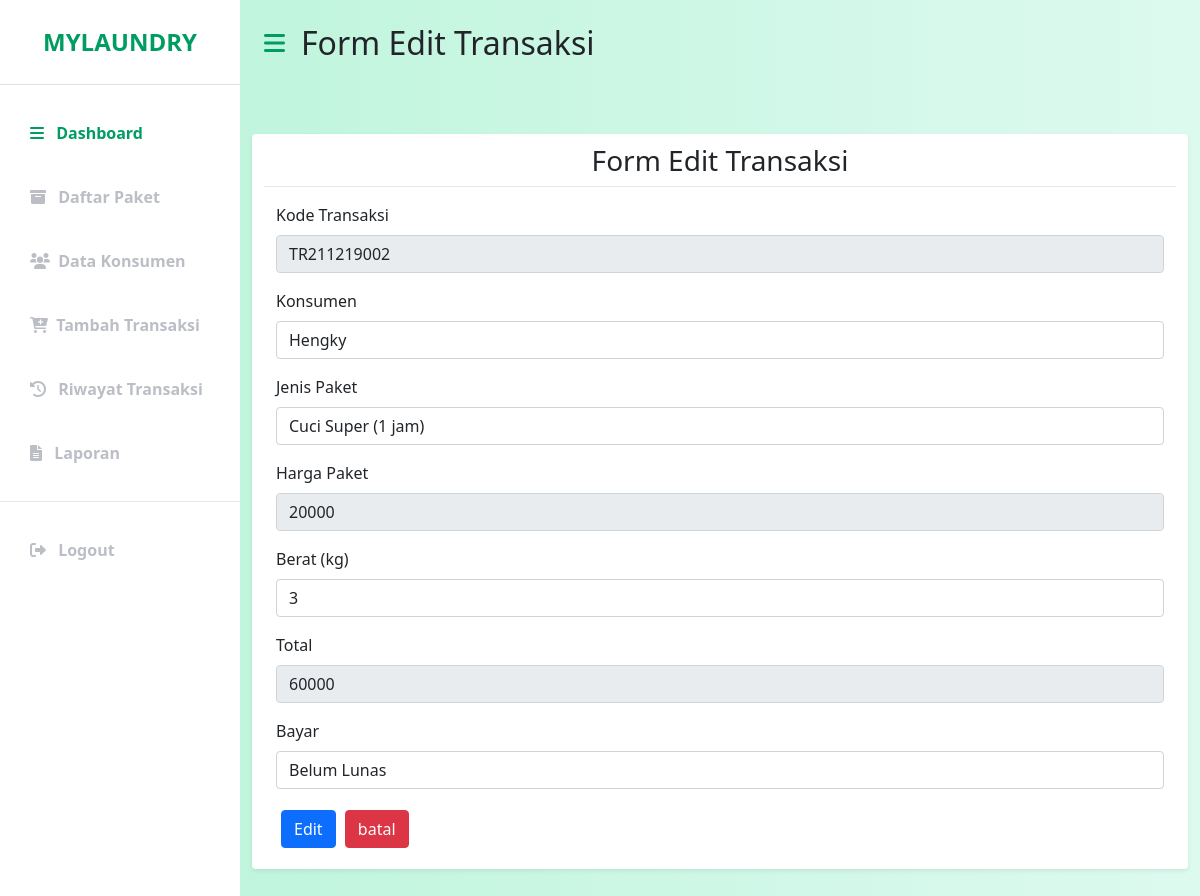
The page /transaksi/edit_transaksi/TR211219002 on the database its author committed.
### tables this page shows
CREATE TABLE `transaksi` (
  `kode_transaksi` varchar(20) NOT NULL,
  `kode_konsumen` varchar(12) NOT NULL,
  `kode_paket` varchar(12) NOT NULL,
  `tgl_masuk` datetime NOT NULL,
  `tgl_ambil` datetime NOT NULL,
  `berat` int(10) NOT NULL,
  `grand_total` int(12) NOT NULL,
  `bayar` varchar(20) NOT NULL,
  `status` varchar(20) NOT NULL
);

CREATE TABLE `paket` (
  `kode_paket` varchar(20) NOT NULL,
  `nama_paket` varchar(50) NOT NULL,
  `harga_paket` varchar(20) NOT NULL
);

### application/controllers/Transaksi.php (called while the page is built, shortened)
<?php
class Transaksi extends CI_Controller
{
    public function __construct()
    {
        $this->load->model('m_transaksi');
    }
    public function edit_transaksi($kode_transaksi)
    {
        $isi['content'] = 'backend/transaksi/edit_transaksi';
        $isi['judul'] = 'Form Edit Transaksi';
        $isi['transaksi'] = $this->m_transaksi->edit_transaksi($kode_transaksi);
        $isi['konsumen'] = $this->db->get('konsumen')->result();
        $isi['paket'] = $this->db->get('paket')->result();
        $this->load->view('backend/dashboard', $isi);
    }
}

### index.php (called while the page is built, shortened)
<?php
require_once BASEPATH.'core/CodeIgniter.php';

### application/models/m_transaksi.php (called while the page is built, shortened)
<?php
class M_transaksi extends CI_Model
{
    public function edit_transaksi($kode_transaksi)
    {
        $this->db->select('*');
        $this->db->from('transaksi');
        $this->db->join('konsumen', 'transaksi.kode_konsumen = konsumen.kode_konsumen', 'left');
        $this->db->join('paket', 'transaksi.kode_paket = paket.kode_paket', 'left');
        $this->db->where('kode_transaksi', $kode_transaksi);
        return $this->db->get()->row_array();
    }
}

### application/views/backend/transaksi/edit_transaksi.php (the view, shortened to what this page needs)
<div class="container-fluid px-4">
    <div class="table-head row my-5 bg-white shadow-sm d-flex justify-content-around align-items-center rounded">
        <div class="row">
            <div class="col-md-12">
                <h3 class="center"><?= $judul; ?></h3>
            </div>
            <hr>
            <div class="col-lg-12" style="text-align: left;">
                <form action="<?= base_url() ?>transaksi/update" method="post">
                    <div class="mb-3">
                        <label class="form-label">Kode Transaksi</label>
                        <input type="text" name="kode_transaksi" value="<?= $transaksi['kode_transaksi']; ?>" class="form-control" readonly>
                    </div>
                    <div class="mb-3">
                        <label class="form-label">Konsumen</label>
                        <select name="kode_konsumen" class="form-control" required>
                            <?php foreach ($konsumen as $kons) {
                                if ($transaksi['kode_konsumen'] == $kons->kode_konsumen) { ?>
                                    <option value="<?= $kons->kode_konsumen; ?>" selected> <?= $kons->nama_konsumen; ?></option>
                                <?php } else { ?>
                                    <option value="<?= $kons->kode_konsumen; ?>"> <?= $kons->nama_konsumen; ?></option>
                            <?php }
                            } ?>
                        </select>
                    </div>
                    <div class="mb-3">
                        <label class="form-label">Jenis Paket</label>
                        <select name="kode_paket" id="paket" class="form-control" required>
                            <?php foreach ($paket as $pkt) {
                                if ($transaksi['kode_paket'] == $pkt->kode_paket) { ?>
                                    <option value="<?= $pkt->kode_paket; ?>" selected> <?= $pkt->nama_paket; ?></option>
                                <?php } else { ?>
                                    <option value="<?= $pkt->kode_paket; ?>"> <?= $pkt->nama_paket; ?></option>
                            <?php }
                            } ?>
                        </select>
                    </div>
                    <div class="mb-3">
                        <label class="form-label">Harga Paket</label>
                        <input type="text" id="harga" value="<?= $transaksi['harga_paket']; ?>" class="form-control" placeholder="Harga Paket" readonly>
                    </div>
                    <div class="mb-3">
                        <label class="form-label">Berat (kg)</label>
                        <input type="number" name="berat" id="berat" value="<?= $transaksi['berat']; ?>" class="form-control" placeholder="Berat (KG)">
                    </div>
                    <div class="mb-3">
                        <label class="form-label">Total</label>
                        <input type="text" name="grand_total" id="grand_total" value="<?= $transaksi['grand_total']; ?>" class="form-control" placeholder="Total Harga" readonly>
                    </div>
                    <div class="mb-3">
                        <label class="form-label">Bayar</label>
                        <select name="bayar" class="form-control">
                            <?php
                            if ($transaksi['bayar'] == "Lunas") { ?>
                                <option value="Lunas" selected>Lunas</option>
                                <option value="Belum Lunas">Belum Lunas</option>
                            <?php } else { ?>
                                <option value="Belum Lunas" selected>Belum Lunas</option>
                            <?php } ?>
                        </select>
                    </div>
                    <div class="mb-3">
                        <button type="submit" class="btn btn-primary">Edit</button>
                        <a href="<?= base_url() ?>transaksi/riwayat" class="btn btn-danger">batal</a>
                    </div>
                </form>
            </div>
        </div>

### assets/css/style.css (style rules this page uses)
:root { --main-bg-color: #009d63; --main-text-color: #009d63; --second-text-color: #bbbec5; --second-bg-color: #c1efde; }
hr { background-color: #95a5a6; }
button { margin: 5px; }
a { list-style: none; }
.table-head .row { margin-top: 10px; }
.table-head .center { text-align: center; }
.col-lg-12 { text-align: center; }

### rows shown on the page
transaksi: kode_transaksi "TR211219002", kode_paket.harga_paket "20000", berat "3", grand_total "60000", bayar "Belum Lunas"

### other values the page prints
$judul "Form Edit Transaksi"
form field kode_konsumen "Hengky"
form field kode_paket "Cuci Super (1 jam)"
